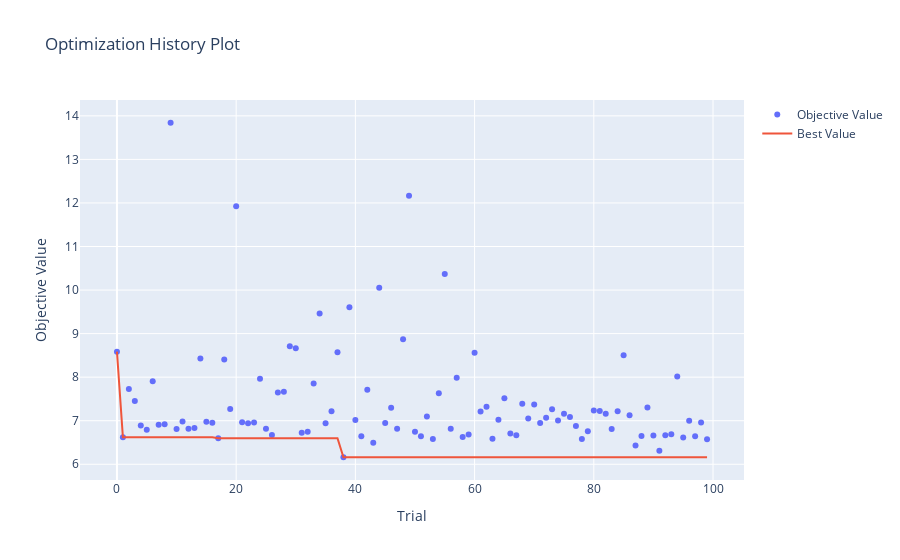

Notebook code for this chart:
### Markdown cell above
# Visualization

### Code cell
# Ploting history of trials
optuna.visualization.plot_optimization_history(study)
